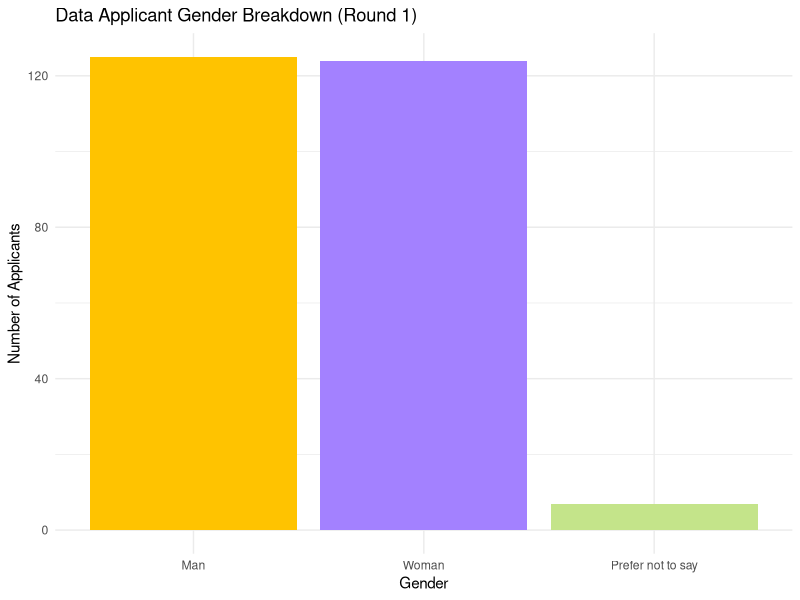
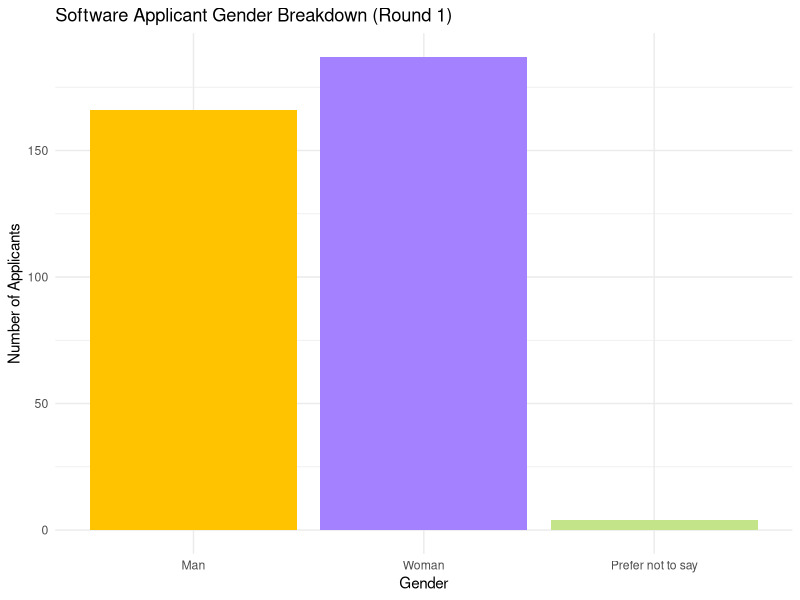
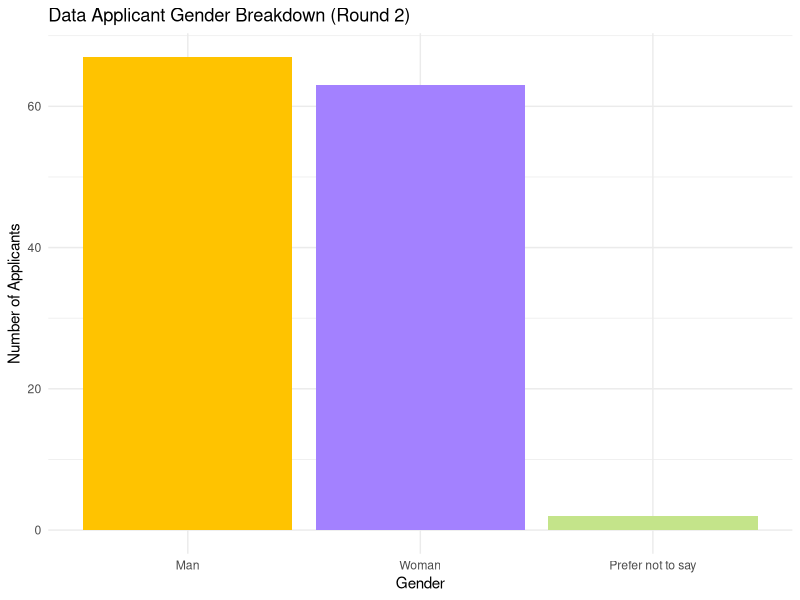
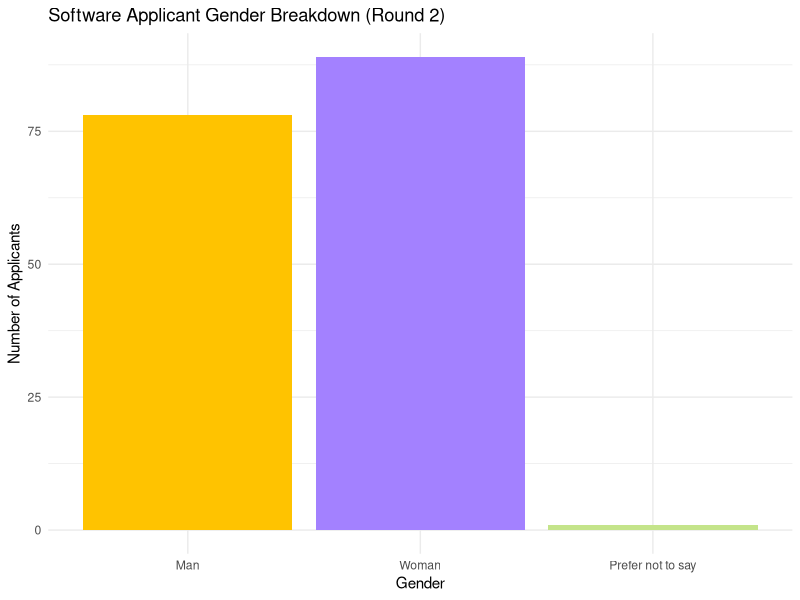
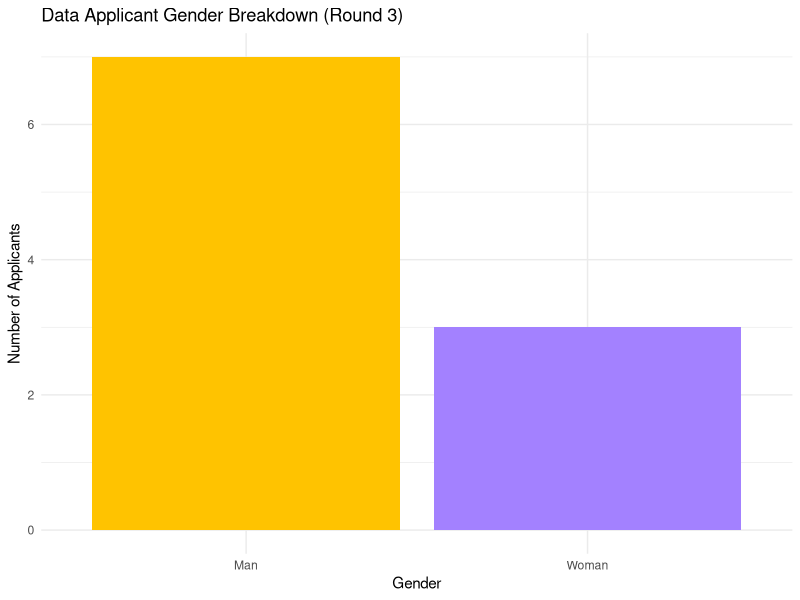
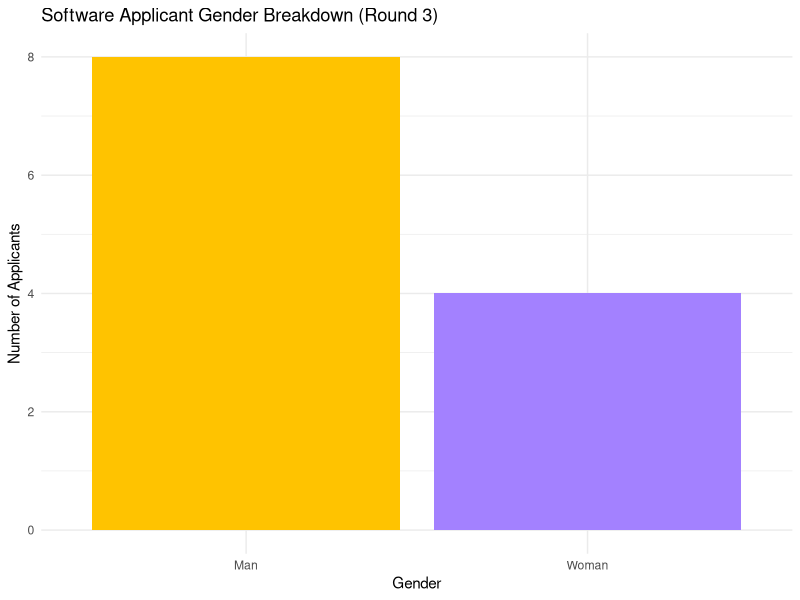
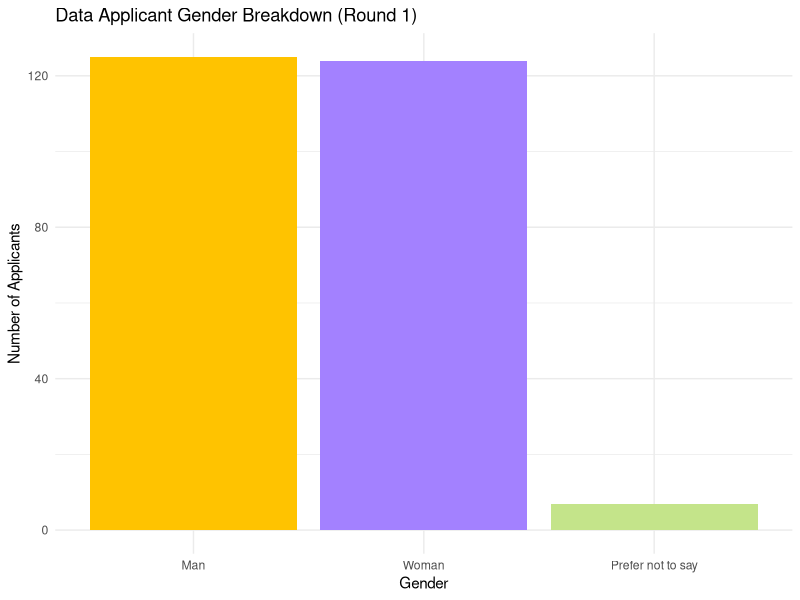
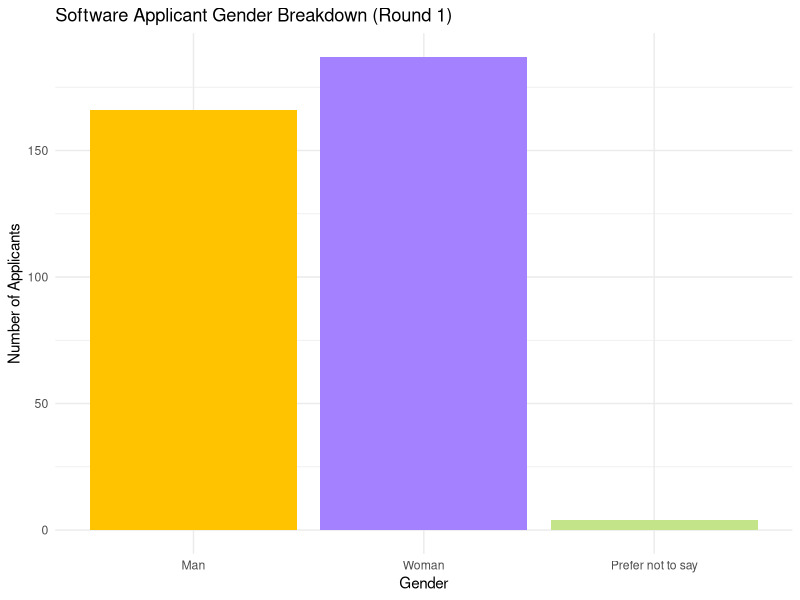

The R script that drew these images, in order:
## ---- chunk 1
library(tidyverse)
# this should suppress all code and messages
knitr::opts_chunk$set(include=FALSE)
## ---- chunk 2
phase1 = read_csv("data/phase1-new-grad-applicants-2020.csv")
phase2 = read_csv("data/phase2-new-grad-applicants-2020.csv")
phase3 = read_csv("data/phase3-new-grad-applicants-2020.csv")
final_hires = read_csv("data/final-hires-newgrad_2020.csv")
## ---- chunk 3
#checking to see if datasets have NAs to see (1) if we need to do anything about them (2) so we can filter them out in the next round when we're seeing who got into the next round
sum(is.na(phase1))
sum(is.na(phase2)) 
sum(is.na(phase3))
## ---- chunk 4
round1_2 = full_join(phase1, phase2)
round1_2 = round1_2 %>% 
  #technical skills is only under hiring2, which means if an applicant's id has NA for this column, they did not move onto the next round
  mutate(next_round = !is.na(technical_skills)) %>%  
  mutate(next_round = as.integer(next_round)) %>% 
  select(-c(technical_skills, writing_skills, leadership_presence, speaking_skills)) #remove phase 2 data

#split into software/data
round1_data = round1_2 %>% 
  filter(team_applied_for == "Data") %>% 
  mutate(gender = fct_relevel(gender, "Prefer not to say", after = 2))

round1_software = round1_2 %>% 
  filter(team_applied_for == "Software") %>% 
  mutate(gender = fct_relevel(gender, "Prefer not to say", after = 2))
## ---- chunk 5
#see m/f/other demographics within each data/software applicant pool
# visualizations

r1_data_gender_plot = round1_data %>% 
  ggplot(aes(x = gender)) + geom_bar(fill = c("#FFC300", "#A381FF", "#C4E48A")) +
  #geom_histogram(colour = "grey", fill = "#6C3082") +
  theme_minimal() +
  labs(title = "Data Applicant Gender Breakdown (Round 1)", x = "Gender", y = "Number of Applicants") 
#do we want a title or a caption for this?
r1_data_gender_plot
ggsave("images/r1_data_gender_plot.png", width = 7, height = 4)

r1_software_gender_plot = round1_software %>% 
  ggplot(aes(x = gender)) + geom_bar(fill = c("#FFC300", "#A381FF", "#C4E48A")) +
  #geom_histogram(colour = "grey", fill = "#6C3082") +
  theme_minimal() +
  labs(title = "Software Applicant Gender Breakdown (Round 1)", x = "Gender", y = "Number of Applicants")
r1_software_gender_plot
#do we want a title or a caption for this?
ggsave("images/r1_software_gender_plot.png", width = 7, height = 4)
## ---- chunk 6
#get counts for each gender in data -> for report
table(round1_data$gender)
#get counts for each gender in software -> for report
table(round1_software$gender)
## ---- chunk 7
round2_3 = full_join(phase2, phase3)

round2_3 = round2_3 %>% 
  #technical skills is only under hiring2, which means if an applicant's id has NA for this column, they did not move onto the next round
  mutate(next_round = !is.na(interviewer_rating_1)) %>%  
  mutate(next_round = as.integer(next_round)) %>% 
  select(-c(interviewer_rating_1, interviewer_rating_2)) #remove phase 2 data

#split into software/data
round2_data = round2_3 %>% 
  filter(team_applied_for == "Data") %>% 
  mutate(gender = fct_relevel(gender, "Prefer not to say", after = 2))

round2_software = round2_3 %>% 
  filter(team_applied_for == "Software") %>% 
  mutate(gender = fct_relevel(gender, "Prefer not to say", after = 2))
## ---- chunk 8
#see m/f/other demographics within each data/software applicant pool
# visualizations

r2_data_gender_plot = round2_data %>% 
  ggplot(aes(x = gender)) + geom_bar(fill = c("#FFC300", "#A381FF", "#C4E48A")) +
  #geom_histogram(colour = "grey", fill = "#6C3082") +
  theme_minimal() +
  labs(title = "Data Applicant Gender Breakdown (Round 2)", x = "Gender", y = "Number of Applicants") 
#do we want a title or a caption for this?
r2_data_gender_plot
ggsave("images/r2_data_gender_plot.png", width = 7, height = 4)

r2_software_gender_plot = round2_software %>% 
  ggplot(aes(x = gender)) + geom_bar(fill = c("#FFC300", "#A381FF", "#C4E48A")) +
  #geom_histogram(colour = "grey", fill = "#6C3082") +
  theme_minimal() +
  labs(title = "Software Applicant Gender Breakdown (Round 2)", x = "Gender", y = "Number of Applicants")
r2_software_gender_plot
#do we want a title or a caption for this?
ggsave("images/r2_software_gender_plot.png", width = 7, height = 4)
## ---- chunk 9
#get counts for each gender in data -> for report
table(round2_data$gender)
#get counts for each gender in software -> for report
table(round2_software$gender)
## ---- chunk 10
#combined stats of ppl that applied in round 3
round3_combined = right_join(phase2, phase3)
round3_combined = round3_combined %>% 
  select(applicant_id, team_applied_for, gender,interviewer_rating_1,interviewer_rating_2)

#people from round 3 who were hired
round3_h = right_join(round3_combined, final_hires)

#split into data/software
round3_data = round3_combined %>% 
  filter(team_applied_for == "Data") 
# no more "prefer not to say" so we don't need to rearrange
#%>% 
  #mutate(gender = fct_relevel(gender, "Prefer not to say", after = 2))

round3_software = round3_combined %>% 
  filter(team_applied_for == "Software") #%>% 
  #mutate(gender = fct_relevel(gender, "Prefer not to say", after = 2))
## ---- chunk 11
#visualizations of round 3 applicants 
r3_data_gender_plot = round3_data %>% 
  ggplot(aes(x = gender)) + geom_bar(fill = c("#FFC300", "#A381FF")) +
  #geom_histogram(colour = "grey", fill = "#6C3082") +
  theme_minimal() +
  labs(title = "Data Applicant Gender Breakdown (Round 3)", x = "Gender", y = "Number of Applicants") 
#do we want a title or a caption for this?
r3_data_gender_plot
ggsave("images/r3_data_gender_plot.png", width = 7, height = 4)

r3_software_gender_plot = round3_software %>% 
  ggplot(aes(x = gender)) + geom_bar(fill = c("#FFC300", "#A381FF")) +
  #geom_histogram(colour = "grey", fill = "#6C3082") +
  theme_minimal() +
  labs(title = "Software Applicant Gender Breakdown (Round 3)", x = "Gender", y = "Number of Applicants")
r3_software_gender_plot
#do we want a title or a caption for this?
ggsave("images/r3_software_gender_plot.png", width = 7, height = 4)
## ---- chunk 12
# This chunk provides an example of some things you can do with RMarkdown to make your report creation process easier

# read in the data
black_saber_current_employees <- read_csv("data/black-saber-current-employees.csv")

# create a visualisation
my_plot <- black_saber_current_employees %>% 
  ggplot(aes(x = productivity)) +
  geom_histogram(colour = "grey", fill = "#6C3082") +
  theme_minimal() +
  labs(title = "Look! A title. But do you want a title or a caption for your report?", x = "This is a changed x label")

# save your plot in your images folder, you can specify the height and width, too
# saving this means you can add the image to your exectuve summary without having to run or rerun the code, if you wish
ggsave("images/example.png", width = 7, height = 4)

# norice how the image is included with the ![](file/path.png) below
## ---- chunk 13
library(tidyverse)
library(lme4)
